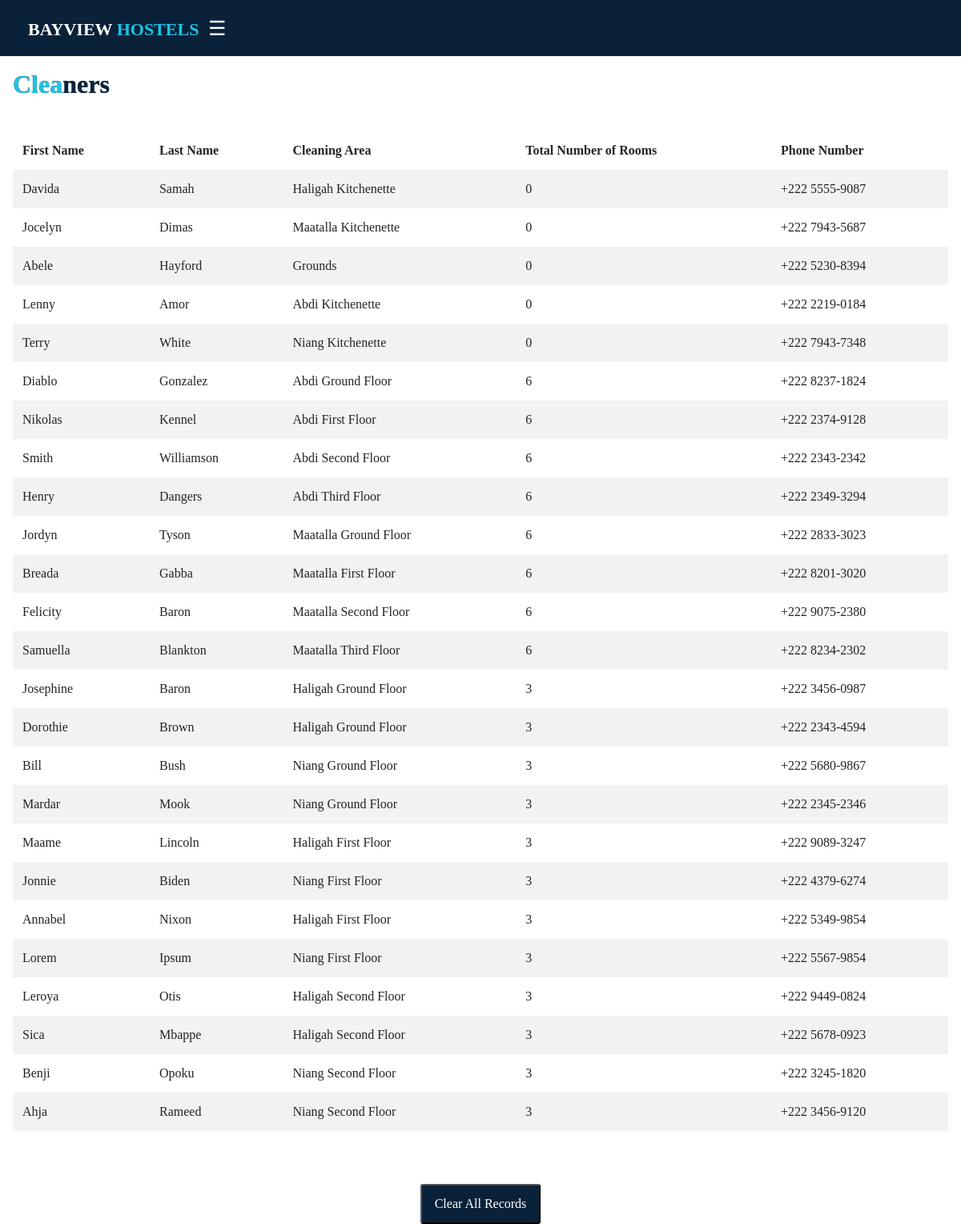
The page /bayview_2023/cleaner.php (signed in) on the database its author committed.
### tables this page shows
CREATE TABLE `cleaner_schedule` (
  `cleaner_id` int(11) NOT NULL,
  `cleaning_area` varchar(50) NOT NULL,
  `no_of_rooms` int(11) NOT NULL
);

CREATE TABLE `cleaner` (
  `worker_id` int(11) NOT NULL,
  `fname` varchar(50) NOT NULL,
  `lname` varchar(50) NOT NULL,
  `email` varchar(30) NOT NULL,
  `tel_no` varchar(15) NOT NULL
);

### bayview_2023/cleaner.php (the view, shortened to what this page needs)
<!DOCTYPE html>
<html>
<head>
    <link rel="stylesheet" href="https://cdn.jsdelivr.net/npm/bootstrap@4.3.1/dist/css/bootstrap.min.css">
    <link rel="stylesheet" href="https://cdn.datatables.net/1.13.2/css/jquery.dataTables.min.css">
    <link rel="stylesheet" href="./CSS/cleaner2.css">
</head>
<body>
	<div class="top_navbar">
		<div class="menu">
			<h3>Bayview <span>Hostels</span>
				<button class="hamburger" onclick="openNav()">☰ </button>
			</h3>
		</div>
	</div>
<div id="main">
  <div id = "page_head"><h2>Clea<span id="head">ners</span></h2></div>
                <section>
                    <table id="cleaners" class="table table-striped table-borderless table-hover" width="100%">
                        <thead>
                            <tr>
                            <th>First Name</th>
                            <th>Last Name</th>
                            <th>Cleaning Area</th>
                            <th>Total Number of Rooms</th>
                            <th>Phone Number</th>
                        </tr>
                        </thead>
                        <tbody>
                          <?php
                            include('config.php');
                            $cleaner_sql = "SELECT `fname`, `lname`, `cleaning_area`, `no_of_rooms`, `tel_no`
                                             FROM `cleaner`
                                             JOIN `cleaner_schedule`
                                             ON cleaner.worker_id = cleaner_schedule.cleaner_id;";
                            $cleaner_result = $conn->query($cleaner_sql);
                            while($cleaner_row = $cleaner_result->fetch_assoc()){
                              echo "<tr>
                                    <td>$cleaner_row[fname]</td>
                                    <td>$cleaner_row[lname]</td>
                                    <td>$cleaner_row[cleaning_area]</td>
                                    <td>$cleaner_row[no_of_rooms]</td>
                                    <td>$cleaner_row[tel_no]</td>
                                    </tr>
                                    ";
                                  }
                        ?>
                        </tbody>
                    </table>
                </section>
</div>
<div id="delete"><button>Clear All Records</button></div>
</body>
</html>

### bayview_2023/CSS/cleaner2.css (style rules this page uses)
#cleaners { width: 100%; margin: auto; margin-top: 20px; }
body { font-family:Georgia, 'Times New Roman', Times, serif; }
#delete { display: flex; align-items: center; justify-content: center; padding-top: 50px; }
#delete button { background-color: #0A2239; color: white; height: 50px; width: 150px; border-radius: 3px; }
.top_navbar { position: fixed; top: 0; left: 0; width: 100%; padding-bottom : 10px; background: #0A2239; box-shadow: 1px 0 2px rgba(0,0,0,0.125); display: flex; justify-content: space-between; align-items: center; }
.top_navbar .menu { width: calc(100% - 250px); padding: 0 25px; display: flex; justify-content: space-between; align-items: center; }
.top_navbar .hamburger { font-size: 25px; cursor: pointer; color: white; background-color: transparent; border: none; }
.menu h3 { padding-left:10px ; color: #fff; margin-top: 20px; text-transform: uppercase; font-size: 22px; font-weight: 900; font-family:Georgia, 'Times New Roman', Times, serif; }
.menu span { color: #1DC4E7; }
#main { margin-top: 70px; transition: margin-left .5s; padding: 16px; }
h2 { font-size: 2rem; font-family:Georgia, 'Times New Roman', Times, serif; padding-bottom: 20px; font-weight: bold; color: #1DC4E7; text-shadow:0px 0px 1px #0A2239; }
#head { color: #0A2239; }

### rows shown on the page
cleaner_schedule: cleaner_id.fname "Davida", cleaner_id.lname "Samah", cleaning_area "Haligah Kitchenette", no_of_rooms "0", cleaner_id.tel_no "+222 5555-9087"
cleaner_schedule: cleaner_id.fname "Jocelyn", cleaner_id.lname "Dimas", cleaning_area "Maatalla Kitchenette", no_of_rooms "0", cleaner_id.tel_no "+222 7943-5687"
cleaner_schedule: cleaner_id.fname "Abele", cleaner_id.lname "Hayford", cleaning_area "Grounds", no_of_rooms "0", cleaner_id.tel_no "+222 5230-8394"
cleaner_schedule: cleaner_id.fname "Lenny", cleaner_id.lname "Amor", cleaning_area "Abdi Kitchenette", no_of_rooms "0", cleaner_id.tel_no "+222 2219-0184"
cleaner_schedule: cleaner_id.fname "Terry", cleaner_id.lname "White", cleaning_area "Niang Kitchenette", no_of_rooms "0", cleaner_id.tel_no "+222 7943-7348"
cleaner_schedule: cleaner_id.fname "Diablo", cleaner_id.lname "Gonzalez", cleaning_area "Abdi Ground Floor", no_of_rooms "6", cleaner_id.tel_no "+222 8237-1824"
cleaner_schedule: cleaner_id.fname "Nikolas", cleaner_id.lname "Kennel", cleaning_area "Abdi First Floor", no_of_rooms "6", cleaner_id.tel_no "+222 2374-9128"
cleaner_schedule: cleaner_id.fname "Smith", cleaner_id.lname "Williamson", cleaning_area "Abdi Second Floor", no_of_rooms "6", cleaner_id.tel_no "+222 2343-2342"
cleaner_schedule: cleaner_id.fname "Henry", cleaner_id.lname "Dangers", cleaning_area "Abdi Third Floor", no_of_rooms "6", cleaner_id.tel_no "+222 2349-3294"
cleaner_schedule: cleaner_id.fname "Jordyn", cleaner_id.lname "Tyson", cleaning_area "Maatalla Ground Floor", no_of_rooms "6", cleaner_id.tel_no "+222 2833-3023"
cleaner_schedule: cleaner_id.fname "Breada", cleaner_id.lname "Gabba", cleaning_area "Maatalla First Floor", no_of_rooms "6", cleaner_id.tel_no "+222 8201-3020"
cleaner_schedule: cleaner_id.fname "Felicity", cleaner_id.lname "Baron", cleaning_area "Maatalla Second Floor", no_of_rooms "6", cleaner_id.tel_no "+222 9075-2380"
cleaner_schedule: cleaner_id.fname "Samuella", cleaner_id.lname "Blankton", cleaning_area "Maatalla Third Floor", no_of_rooms "6", cleaner_id.tel_no "+222 8234-2302"
cleaner_schedule: cleaner_id.fname "Josephine", cleaner_id.lname "Baron", cleaning_area "Haligah Ground Floor", no_of_rooms "3", cleaner_id.tel_no "+222 3456-0987"
cleaner_schedule: cleaner_id.fname "Dorothie", cleaner_id.lname "Brown", cleaning_area "Haligah Ground Floor", no_of_rooms "3", cleaner_id.tel_no "+222 2343-4594"
cleaner_schedule: cleaner_id.fname "Bill", cleaner_id.lname "Bush", cleaning_area "Niang Ground Floor", no_of_rooms "3", cleaner_id.tel_no "+222 5680-9867"
cleaner_schedule: cleaner_id.fname "Mardar", cleaner_id.lname "Mook", cleaning_area "Niang Ground Floor", no_of_rooms "3", cleaner_id.tel_no "+222 2345-2346"
cleaner_schedule: cleaner_id.fname "Maame", cleaner_id.lname "Lincoln", cleaning_area "Haligah First Floor", no_of_rooms "3", cleaner_id.tel_no "+222 9089-3247"
cleaner_schedule: cleaner_id.fname "Jonnie", cleaner_id.lname "Biden", cleaning_area "Niang First Floor", no_of_rooms "3", cleaner_id.tel_no "+222 4379-6274"
cleaner_schedule: cleaner_id.fname "Annabel", cleaner_id.lname "Nixon", cleaning_area "Haligah First Floor", no_of_rooms "3", cleaner_id.tel_no "+222 5349-9854"
cleaner_schedule: cleaner_id.fname "Lorem", cleaner_id.lname "Ipsum", cleaning_area "Niang First Floor", no_of_rooms "3", cleaner_id.tel_no "+222 5567-9854"
cleaner_schedule: cleaner_id.fname "Leroya", cleaner_id.lname "Otis", cleaning_area "Haligah Second Floor", no_of_rooms "3", cleaner_id.tel_no "+222 9449-0824"
cleaner_schedule: cleaner_id.fname "Sica", cleaner_id.lname "Mbappe", cleaning_area "Haligah Second Floor", no_of_rooms "3", cleaner_id.tel_no "+222 5678-0923"
cleaner_schedule: cleaner_id.fname "Benji", cleaner_id.lname "Opoku", cleaning_area "Niang Second Floor", no_of_rooms "3", cleaner_id.tel_no "+222 3245-1820"
cleaner_schedule: cleaner_id.fname "Ahja", cleaner_id.lname "Rameed", cleaning_area "Niang Second Floor", no_of_rooms "3", cleaner_id.tel_no "+222 3456-9120"
